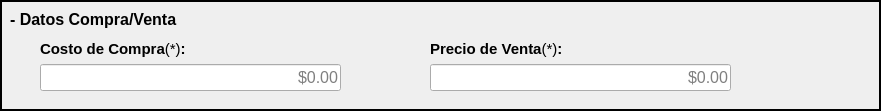
     <widget class="QFrame" name="frame">
      <property name="geometry">
       <rect>
        <x>10</x>
        <y>460</y>
        <width>881</width>
        <height>111</height>
       </rect>
      </property>
      <property name="frameShape">
       <enum>QFrame::WinPanel</enum>
      </property>
      <property name="frameShadow">
       <enum>QFrame::Plain</enum>
      </property>
      <widget class="QLabel" name="label_datCompraVenta">
       <property name="geometry">
        <rect>
         <x>10</x>
         <y>10</y>
         <width>211</width>
         <height>19</height>
        </rect>
       </property>
       <property name="font">
        <font>
         <pointsize>12</pointsize>
         <weight>75</weight>
         <bold>true</bold>
        </font>
       </property>
       <property name="text">
        <string>- Datos Compra/Venta</string>
       </property>
      </widget>
      <widget class="QWidget" name="layoutWidget_2">
       <property name="geometry">
        <rect>
         <x>430</x>
         <y>40</y>
         <width>301</width>
         <height>51</height>
        </rect>
       </property>
       <layout class="QVBoxLayout" name="verticalLayout_12">
        <item>
         <widget class="QLabel" name="label_precVenta">
          <property name="font">
           <font>
            <pointsize>11</pointsize>
            <weight>75</weight>
            <bold>true</bold>
           </font>
          </property>
          <property name="text">
           <string>&lt;html&gt;&lt;head/&gt;&lt;body&gt;&lt;p&gt;Precio de Venta&lt;span style=&quot; font-weight:400;&quot;&gt;(*)&lt;/span&gt;:&lt;/p&gt;&lt;/body&gt;&lt;/html&gt;</string>
          </property>
         </widget>
        </item>
        <item>
         <widget class="QLineEdit" name="input_precVenta">
          <property name="font">
           <font>
            <pointsize>12</pointsize>
           </font>
          </property>
          <property name="maxLength">
           <number>9</number>
          </property>
          <property name="alignment">
           <set>Qt::AlignRight|Qt::AlignTrailing|Qt::AlignVCenter</set>
          </property>
          <property name="placeholderText">
           <string>$0.00</string>
          </property>
         </widget>
        </item>
       </layout>
      </widget>
      <widget class="QWidget" name="layoutWidget_6">
       <property name="geometry">
        <rect>
         <x>40</x>
         <y>40</y>
         <width>301</width>
         <height>51</height>
        </rect>
       </property>
       <layout class="QVBoxLayout" name="verticalLayout_11">
        <item>
         <widget class="QLabel" name="label_costCompr">
          <property name="font">
           <font>
            <pointsize>11</pointsize>
            <weight>75</weight>
            <bold>true</bold>
           </font>
          </property>
          <property name="text">
           <string>&lt;html&gt;&lt;head/&gt;&lt;body&gt;&lt;p&gt;Costo de Compra&lt;span style=&quot; font-weight:400;&quot;&gt;(*)&lt;/span&gt;:&lt;/p&gt;&lt;/body&gt;&lt;/html&gt;</string>
          </property>
         </widget>
        </item>
        <item>
         <widget class="QLineEdit" name="input_costCompra">
          <property name="font">
           <font>
            <pointsize>12</pointsize>
           </font>
          </property>
          <property name="maxLength">
           <number>8</number>
          </property>
          <property name="alignment">
           <set>Qt::AlignRight|Qt::AlignTrailing|Qt::AlignVCenter</set>
          </property>
          <property name="placeholderText">
           <string>$0.00</string>
          </property>
         </widget>
        </item>
       </layout>
      </widget>
     </widget>
